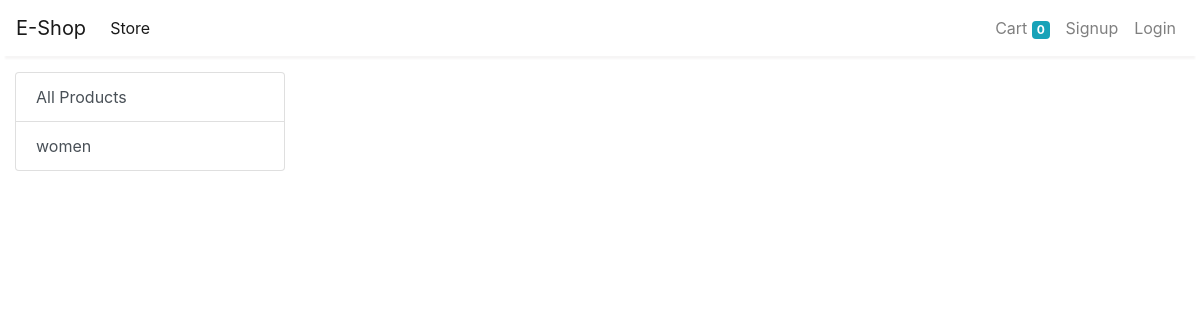
/store?category=1, run on an earlier commit of the app's database.
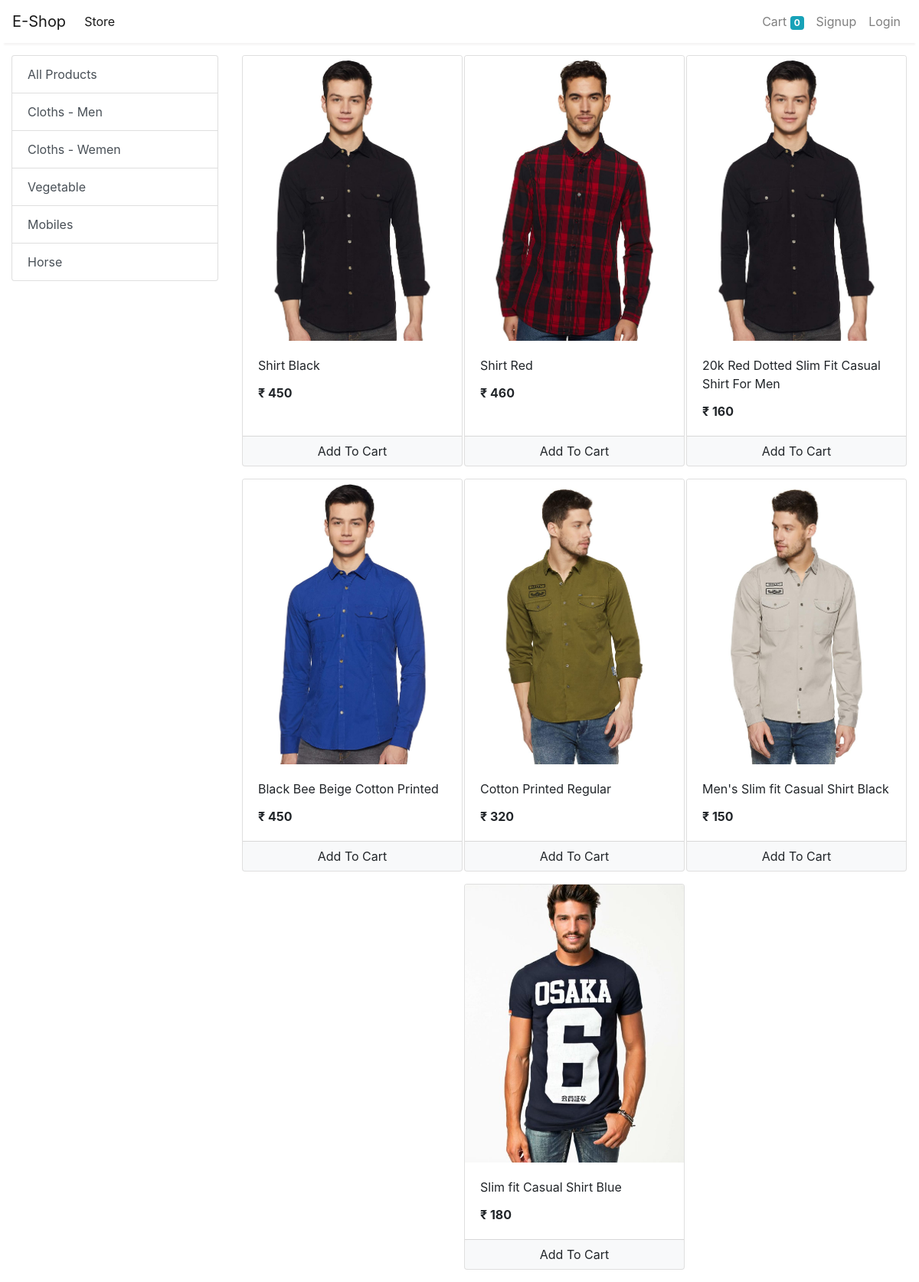
And on a later commit of the database.
### store/models/category.py (models this page shows, shortened)
class Category(models.Model):
    name = models.CharField(max_length=20)
    @staticmethod
    def get_all_categories():
        return Category.objects.all()

### store/models/product.py (models this page shows, shortened)
class Product(models.Model):
    name = models.CharField(max_length=50)
    price = models.IntegerField(default=0)
    category = models.ForeignKey(Category, on_delete=models.CASCADE, default=1)
    description = models.CharField(max_length=200, default='', null=True, blank=True)
    image = models.ImageField(upload_to='uploads/products/')
    @staticmethod
    def get_all_products_by_categoryid(category_id):
        if category_id:
            return Product.objects.filter(category=category_id)
        else:
            return Product.get_all_products()

### store/views/home.py (the view)
# urls.py: path('' , include('store.urls'))
def store(request):
    cart = request.session.get('cart')
    if not cart:
        request.session['cart'] = {}
    products = None
    categories = Category.get_all_categories()
    categoryID = request.GET.get('category')
    if categoryID:
        products = Product.get_all_products_by_categoryid(categoryID)
    else:
        products = Product.get_all_products()
    data = {}
    data['products'] = products
    data['categories'] = categories
    print('you are : ', request.session.get('email'))
    return render(request, 'index.html', data)

### store/templatetags/cart.py (called while the page is built)
@register.filter(name='is_in_cart')
def is_in_cart(product, cart):
    keys = cart.keys()
    for id in keys:
        if int(id) == product.id:
            return True
    return False;

### store/templatetags/custom_filter.py (called while the page is built)
@register.filter(name='currency')
def currency(number):
    return "₹ "+str(number)

### store/templates/index.html (shortened to what this page needs)
{% extends 'base.html' %}
{% block content %}
{% load cart %}
{% load custom_filter %}
<div class="container-fluid mt-3">
	<div class="row">
		<div class="col-lg-3 mx-auto">
			<div class="list-group">
				<a href="/" class="list-group-item list-group-item-action">All Products</a>
				{% for category in categories %}
				<a href="/?category={{category.id}}"
					class="list-group-item list-group-item-action">{{category.name}}</a>
				{% endfor %}
			</div>
		</div>
		<div id='products' class="col-lg-9 mx-auto">
			<div class="row mx-auto">
				{% for product in products %}
				<div class="card mx-auto mb-3" id={{product.id}} style="width: 18rem;">
					<img class="card-img-top" src="{{product.image.url}}" alt="Card image cap">
					<div class="card-body">
						<p class="card-title">{{product.name}}</p>
						<p class="card-text"><b>{{product.price|currency}}</b></p>
					</div>
					<div class="card-footer p-0 no-gutters">
						{% if product|is_in_cart:request.session.cart %}
						<div class="row no-gutters">
							<form action="/#{{product.id}}" class="col-2 " method="post">
								{% csrf_token %}
								<input hidden type="text" name='product' value='{{product.id}}'>
								<input hidden type="text" name='remove' value='True'>
								<input type="submit" value=" - " class="btn btn-block btn-light border-right">
							</form>
							<div class="text-center col">{{product|cart_quantity:request.session.cart}} in Cart</div>
							<form action="/#{{product.id}}" class="col-2 " method="post">
								{% csrf_token %}
								<input hidden type="text" name='product' value='{{product.id}}'>
								<input type="submit" value=" + " class="btn btn-block btn-light border-left">
							</form>
						</div>
						{% else %}
						<form action="/#{{product.id}}" method="POST" class="btn-block">
							<input type="submit" class="float-right btn btn-light  form-control"
								value="Add To Cart">
						</form>
						{% endif %}
					</div>
				</div>
				{% endfor %}
			</div>
		</div>
	</div>
</div>
{% endblock %}

### store/templates/base.html (shortened to what this page needs)
<!doctype html>
<html lang="en">
<head>
  <link rel="stylesheet" href="https://maxcdn.bootstrapcdn.com/bootstrap/4.0.0/css/bootstrap.min.css"
>
</head>
<body>
  <nav class="one-edge-shadow
  sticky-top navbar
  navbar-expand-lg
   navbar-light bg-white">
    <a class="navbar-brand" href="/">E-Shop</a>
    <div class="collapse navbar-collapse" id="navbarSupportedContent">
      <ul class="navbar-nav mr-auto">
        <li class="nav-item active">
          <a class="nav-link" href="/store">Store <span class="sr-only">(current)</span></a>
        </li>
      </ul>
      <ul class=" navbar-nav my-2 my-lg-0">
        <li class="nav-item ">
          <a class="nav-link" href="/cart">Cart
            <span class="badge badge-info">{{request.session.cart.keys|length}}</span>
            <span class="sr-only">(current)</span></a>
        </li>
        {% if request.session.customer %}
        <li class="nav-item ">
          <a class="nav-link" href="/orders">Orders<span class="sr-only">(current)</span></a>
        </li>
        <li class="nav-item ">
          <a class="nav-link" href="/logout">Logout<span class="sr-only">(current)</span></a>
        </li>
        {% else %}
        <li class="nav-item ">
          <a class="nav-link" href="/signup">Signup<span class="sr-only">(current)</span></a>
        </li>
        <li class="nav-item ">
          <a class="nav-link" href="/login">Login<span class="sr-only">(current)</span></a>
        </li>
        {% endif %}
      </ul>
    </div>
  </nav>
    {% block content %}{% endblock %}
</body>
</html>

### store/templates/base.html (style rules this page uses)
nav { background-color: white; }
.one-edge-shadow { box-shadow: 0 8px 2px -5px rgb(246, 245, 245); }

What changed in the data, as far as the page shows it:
changed Category: name "women" → "Cloths - Men"
added Category: name "Cloths - Wemen"
added Category: name "Vegetable"
added Category: name "Mobiles"
added Category: name "Horse"
added Product: {{ product.id }} 1 (drawn), image (picture), name "Shirt Black", price "₹ 450"
added Product: image (picture), name "Shirt Red", price "₹ 460"
added Product: image (picture), name "20k Red Dotted Slim Fit Casual Shirt For Men", price "₹ 160"
added Product: image (picture), name "Black Bee Beige Cotton Printed", price "₹ 450"
added Product: image (picture), name "Cotton Printed Regular", price "₹ 320"
added Product: image (picture), name "Men's Slim fit Casual Shirt Black", price "₹ 150"
added Product: image (picture), name "Slim fit Casual Shirt Blue", price "₹ 180"
